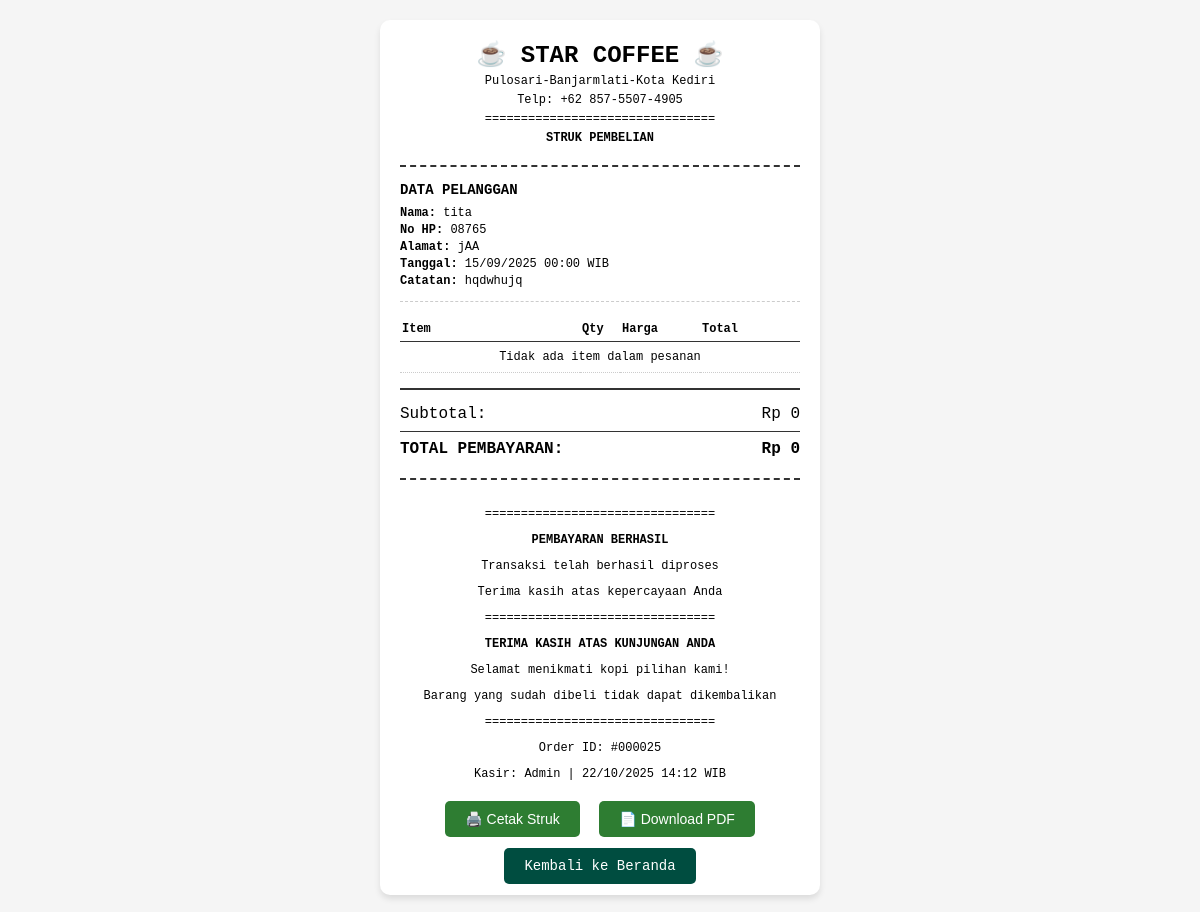
The app's page /website/sukses.php?id_pesanan=25 with its own data.
### tables this page shows
CREATE TABLE IF NOT EXISTS `tb_pesanan` (
  `id_pesanan` int NOT NULL AUTO_INCREMENT,
  `id_pembeli` int DEFAULT NULL,
  `is_member` tinyint DEFAULT NULL,
  `tanggal` datetime DEFAULT NULL,
  `catatan` text,
  `status_pesanan` enum('pending','confirmed','preparing','ready','delivered','cancelled') DEFAULT NULL,
  `status_pembayaran` enum('paid','unpaid') DEFAULT NULL,
  `metode_pembayaran` enum('gopay','dana','ovo','shopeepay','qris','transfer_bank') DEFAULT NULL,
  PRIMARY KEY (`id_pesanan`),
  KEY `FK_tb_pesanan_tb_pembeli` (`id_pembeli`),
  CONSTRAINT `FK_tb_pesanan_tb_pembeli` FOREIGN KEY (`id_pembeli`) REFERENCES `tb_pembeli` (`id_pembeli`) ON DELETE CASCADE ON UPDATE CASCADE
);

CREATE TABLE IF NOT EXISTS `tb_pembeli` (
  `id_pembeli` int NOT NULL AUTO_INCREMENT,
  `nama_pembeli` varchar(100) DEFAULT NULL,
  `nomor_pembeli` varchar(15) DEFAULT NULL,
  `alamat` text,
  PRIMARY KEY (`id_pembeli`)
);

### website/sukses.php (the view, shortened to what this page needs)
<?php
include "koneksi.php";
$id_pesanan = $_GET['id_pesanan'];
$check_column = mysqli_query($koneksi, "SHOW COLUMNS FROM tb_pesanan LIKE 'metode_pembayaran'");
$column_exists = mysqli_num_rows($check_column) > 0;
if ($column_exists) {
    $query = mysqli_query($koneksi, "
        SELECT p.tanggal, b.nama_pembeli, b.nomor_pembeli, b.alamat, p.catatan, p.metode_pembayaran, p.id_pembeli, p.is_member
        FROM tb_pesanan p
        JOIN tb_pembeli b ON p.id_pembeli = b.id_pembeli
        WHERE p.id_pesanan = '$id_pesanan'
    ");
}
$pesanan = mysqli_fetch_assoc($query);
$is_member_order = isset($pesanan['is_member']) ? (bool)$pesanan['is_member'] : false;
?>
<!DOCTYPE html>
<html lang="id">
<head>
</head>
<body>
    <div class="thermal-receipt receipt-container">
        <div class="receipt-header">
            <h1>☕ STAR COFFEE ☕</h1>
            <p>Pulosari-Banjarmlati-Kota Kediri</p>
            <p>Telp: +62 857-5507-4905</p>
            <p>================================</p>
            <p><strong>STRUK PEMBELIAN</strong></p>
        </div>
        <div class="customer-info">
            <h3>DATA PELANGGAN</h3>
            <p><strong>Nama:</strong> <?= htmlspecialchars($pesanan['nama_pembeli'] ?? '-') ?></p>
            <p><strong>No HP:</strong> <?= htmlspecialchars($pesanan['nomor_pembeli'] ?? '-') ?></p>
            <p><strong>Alamat:</strong> <?= htmlspecialchars($pesanan['alamat'] ?? '-') ?></p>
            <p><strong>Tanggal:</strong> <?= $pesanan['tanggal'] ? date('d/m/Y H:i', strtotime($pesanan['tanggal'])) : '-' ?> WIB</p>
            <?php if (!empty($pesanan['catatan'])): ?>
            <p><strong>Catatan:</strong> <?= htmlspecialchars($pesanan['catatan']) ?></p>
            <?php endif; ?>
        </div>
        <table class="receipt-table">
            <thead>
                <tr>
                    <th style="width: 45%;">Item</th>
                    <th class="text-center" style="width: 10%;">Qty</th>
                    <th class="text-right" style="width: 20%;">Harga</th>
                    <th class="text-right" style="width: 25%;">Total</th>
                </tr>
            </thead>
            <tbody>
                <?php
                $detail = mysqli_query($koneksi, "
                    SELECT d.jumlah_pesanan, d.subtotal, d.harga_satuan, m.nama as nama_produk
                    FROM tb_detailpembayaran d
                    LEFT JOIN tb_menu m ON d.id_menu = m.id_menu
                    WHERE d.id_pesanan = '$id_pesanan'
                ");
                $total_belanja = 0;
                $no = 1;
                if ($detail && mysqli_num_rows($detail) > 0) {
                    while ($row = mysqli_fetch_assoc($detail)) {
                        $nama_produk = !empty($row['nama_produk']) ? $row['nama_produk'] : 'Produk #' . $no;
                        $jumlah = (int)$row['jumlah_pesanan'];
                        $harga_akhir = (float)$row['harga_satuan'];
                        $subtotal = (float)$row['subtotal'];
                        $total_belanja += $subtotal;
                ?>
                <tr>
                    <td>
                        <div class="item-name"><?= htmlspecialchars($nama_produk) ?></div>
                        <div class="item-details">@ Rp <?= number_format($harga_akhir, 0, ',', '.') ?></div>
                    </td>
                    <td class="text-center"><?= $jumlah ?></td>
                    <td class="text-right">
                        <?php if ($is_member_order): ?>
                            <span class="discounted-price">Rp <?= number_format($harga_akhir, 0, ',', '.') ?></span>
                        <?php else: ?>
                            Rp <?= number_format($harga_akhir, 0, ',', '.') ?>
                        <?php endif; ?>
                    </td>
                    <td class="text-right"><strong>Rp <?= number_format($subtotal, 0, ',', '.') ?></strong></td>
                </tr>
                <?php
                        $no++;
                    }
                } else {
                ?>
                <tr>
                    <td colspan="4" class="text-center">Tidak ada item dalam pesanan</td>
                </tr>
                <?php } ?>
            </tbody>
        </table>
        <div class="total-section">
            <div class="total-row">
                <span>Subtotal:</span>
                <span>Rp <?= number_format($total_belanja, 0, ',', '.') ?></span>
            </div>
            <div class="total-row grand-total">
                <span><strong>TOTAL PEMBAYARAN:</strong></span>
                <span><strong>Rp <?= number_format($total_belanja, 0, ',', '.') ?></strong></span>
            </div>
        </div>
        <div class="receipt-footer">
            <p>================================</p>
            <p><strong>PEMBAYARAN BERHASIL</strong></p>
            <p>Transaksi telah berhasil diproses</p>
            <p>Terima kasih atas kepercayaan Anda</p>
            <p>================================</p>
            <p><strong>TERIMA KASIH ATAS KUNJUNGAN ANDA</strong></p>
            <p>Selamat menikmati kopi pilihan kami!</p>
            <p>Barang yang sudah dibeli tidak dapat dikembalikan</p>
            <p>================================</p>
            <p>Order ID: #<?= str_pad($id_pesanan, 6, '0', STR_PAD_LEFT) ?></p>
            <p>Kasir: Admin | <?= date('d/m/Y H:i') ?> WIB</p>
        </div>
        <div class="print-button">
            <button onclick="window.print()" id="printBtn">🖨️ Cetak Struk</button>
            <button onclick="downloadPDF()" id="downloadBtn">📄 Download PDF</button>
        </div>
        <div class="back-button">
            <a href="index.php">Kembali ke Beranda</a>
        </div>
    </div>
</body>
</html>

### website/sukses.php (style rules this page uses)
body { font-family: 'Courier New', monospace; background-color: #f5f5f5; margin: 0; padding: 20px; }
.receipt-container { max-width: 400px; margin: 0 auto; background: white; padding: 20px; border-radius: 10px; box-shadow: 0 4px 6px rgba(0,0,0,0.1); }
.receipt-header { text-align: center; border-bottom: 2px dashed #333; padding-bottom: 15px; margin-bottom: 15px; }
.receipt-header h1 { margin: 0; font-size: 24px; font-weight: bold; }
.receipt-header p { margin: 5px 0; font-size: 12px; }
.customer-info { margin-bottom: 15px; padding-bottom: 10px; border-bottom: 1px dashed #ccc; }
.customer-info h3 { margin: 0 0 8px 0; font-size: 14px; }
.customer-info p { margin: 3px 0; font-size: 12px; }
.receipt-table { width: 100%; margin-bottom: 15px; border-collapse: collapse; }
.receipt-table th { text-align: left; padding: 5px 2px; border-bottom: 1px solid #333; font-size: 12px; }
.receipt-table td { padding: 8px 2px; font-size: 12px; border-bottom: 1px dotted #ccc; vertical-align: top; }
.total-section { border-top: 2px solid #333; padding-top: 10px; text-align: right; }
.total-row { display: flex; justify-content: space-between; margin: 5px 0; }
.grand-total { font-weight: bold; font-size: 16px; border-top: 1px solid #333; padding-top: 8px; margin-top: 8px; }
.receipt-footer { text-align: center; margin-top: 20px; padding-top: 15px; border-top: 2px dashed #333; font-size: 12px; }
.back-button, .print-button { text-align: center; margin-top: 20px; }
.back-button a, .print-button button { background: #004d40; color: white; padding: 10px 20px; text-decoration: none; border: none; border-radius: 5px; font-size: 14px; cursor: pointer; margin: 0 5px; }
.print-button button { background: #2e7d32; }
.text-center { text-align: center; }
.text-right { text-align: right; }

### records on screen
tb_pesanan: id_pembeli.nama_pembeli "tita", id_pembeli.nomor_pembeli "08765", id_pembeli.alamat "jAA", tanggal "15/09/2025 00:00", catatan "hqdwhujq"

### other values on screen
$total_belanja "0"
str_pad($id_pesanan, 6, '0', STR_PAD_LEFT) "000025"
